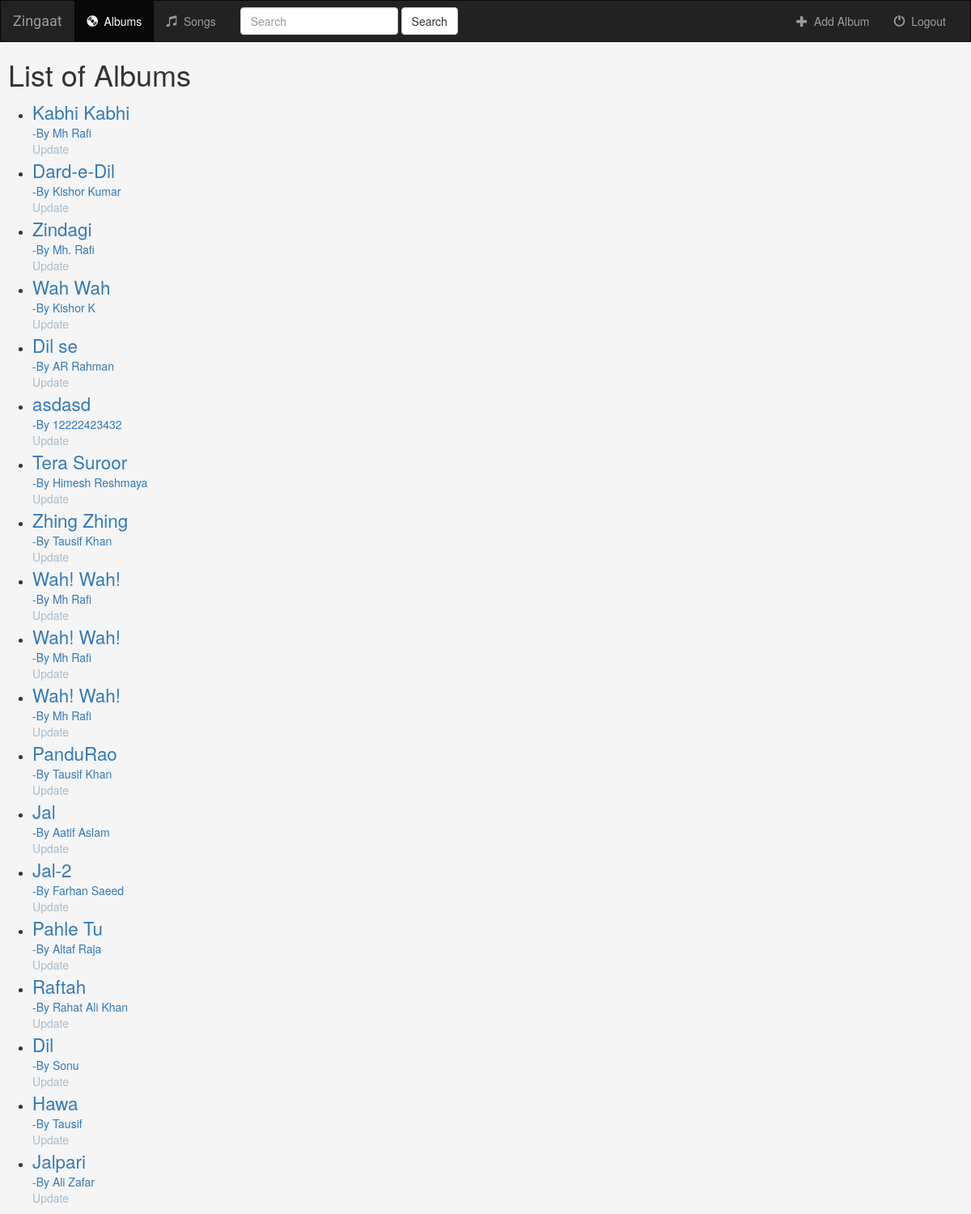
The app's page /music/ with its own data.
### music/models.py (models this page shows, shortened)
class Album(models.Model):
	artist = models.CharField(max_length=250, help_text='Artist Name who Song the Songs')
	album_title = models.CharField(max_length=500, help_text='Album Name')
	genere = models.CharField(max_length=100, help_text='Genere: Classic, Rock etc.')
	album_logo = models.CharField(max_length=1000, help_text='Logo of Album must be an "url"')

### music/views.py (the view)
class IndexView(generic.ListView):
	template_name = 'music/index.html' #music/album_list.html-autogenerated template name
	context_object_name = 'all_albums'  #album_list-automatically generated context variable
	def get_queryset(self):
		return Album.objects.all()

### music/templates/music/index.html (shortened to what this page needs)
{% extends 'music/base.html' %}
{% block body %}
	{% if all_albums %}
	<h1 style="margin: 10px">List of Albums</h1>
		<ul>
			{% for album in all_albums %}
				<li><a href = "{% url 'music:detail' album.id %}"><span style="font-size: 160%">{{album.album_title}}</span><br />-By {{album.artist}}</a></li>
				<table>
					<tr>
						<td>
							<a href = "{% url 'music:update_album' album.id %}" style="color: #AABBCC">Update</a>
						</td>
					</tr>
				</table>
			{%endfor%}
		</ul>
	{% else %}
		<h3>Don't have any Album</h3>
	{% endif %}
{% endblock %}

### music/templates/music/base.html (shortened to what this page needs)
<!DOCTYPE html>
<html>
<head>
	{% load staticfiles %}
	<link rel="stylesheet" href="https://maxcdn.bootstrapcdn.com/bootstrap/3.3.7/css/bootstrap.min.css">
	<link rel="stylesheet" type="text/css" href="{% static "music/style.css"%}" />
</head>
<body>
<nav class="navbar navbar-inverse">
	<div class="container-fluid">
		<div class="navbar-header">
			<a class="navbar-brand" href="{% url 'music:index' %}">Zingaat</a>
		</div>
		<div class="collapse navbar-collapse" id="topNavBar">
			<ul class="nav navbar-nav">
				<li class="active">
					<a href="{% url 'music:index' %}">
						<span class="glyphicon glyphicon-cd" aria-hidden="true"></span>&nbsp; Albums
					</a>
				</li>
				<li class="">
					<a href="{% url 'music:song-index' %}">
						<span class="glyphicon glyphicon-music" aria-hidden="true"></span>&nbsp; Songs
					</a>
				</li>
			</ul>
			<form class="navbar-form navbar-left" role="search" action="#" method="get">
				<div class="form-group">
					<input type="text" class="form-control" placeholder="Search" name="q" value="">
				</div>
				<button type="submit" class="btn btn-default">Search</button>
			</form>
			{% block tab %}<ul class="nav navbar-nav navbar-right">
				<li class="">
					<a href="{% url 'music:add_album' %}">
						<span class="glyphicon glyphicon-plus" aria-hidden="true"></span>&nbsp; Add Album
					</a>
				</li>
				<li class="">
					<a href="#" id="logout">
						<span class="glyphicon glyphicon-off" aria-hidden="true"></span>&nbsp; Logout
					</a>
				</li>
			</ul>{% endblock %}
		</div>
	</div>
</nav>
{% block body %}
{% endblock %}
</body>
</html>

### music/static/music/style.css (style rules this page uses)
body { background-image: url("images/background.png"); }
.navbar { border-radius: 0; }
.navbar-brand { font-family: 'Satisfy', cursive; }

### records on screen
Album: album_title "Kabhi Kabhi", artist "Mh Rafi"
Album: album_title "Dard-e-Dil", artist "Kishor Kumar"
Album: album_title "Zindagi", artist "Mh. Rafi"
Album: album_title "Wah Wah", artist "Kishor K"
Album: album_title "Dil se", artist "AR Rahman"
Album: album_title "asdasd", artist "12222423432"
Album: album_title "Tera Suroor", artist "Himesh Reshmaya"
Album: album_title "Zhing Zhing", artist "Tausif Khan"
Album: album_title "Wah! Wah!", artist "Mh Rafi"
Album: album_title "Wah! Wah!", artist "Mh Rafi"
Album: album_title "Wah! Wah!", artist "Mh Rafi"
Album: album_title "PanduRao", artist "Tausif Khan"
Album: album_title "Jal", artist "Aatif Aslam"
Album: album_title "Jal-2", artist "Farhan Saeed"
Album: album_title "Pahle Tu", artist "Altaf Raja"
Album: album_title "Raftah", artist "Rahat Ali Khan"
Album: album_title "Dil", artist "Sonu"
Album: album_title "Hawa", artist "Tausif"
Album: album_title "Jalpari", artist "Ali Zafar"
